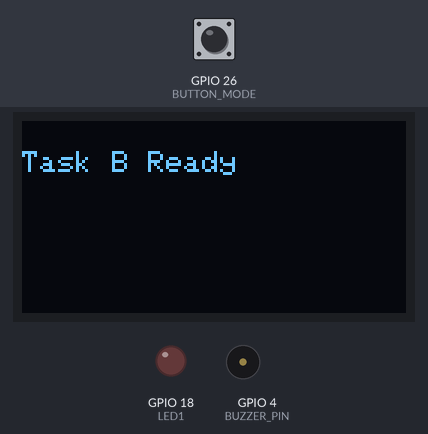
Bench run of a sketch on a simulated ESP32. Shown: 128×64 one-colour display, output pins drawn as LEDs (lit = HIGH), buzzer (waves = sounding). The test bench sets the inputs (shaded band); at power-on: GPIO 26 (BUTTON_MODE) HIGH.

Above: at 1.2 s.
1.3 s: GPIO 26 (BUTTON_MODE) pulled LOW for 3.2 s
At 3.9 s:
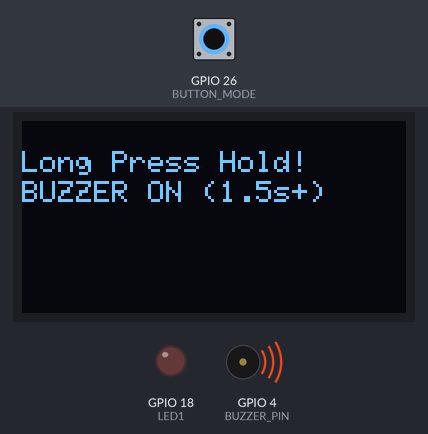
6.0 s: GPIO 26 (BUTTON_MODE) pulled LOW for 0.15 s
At 7.1 s:
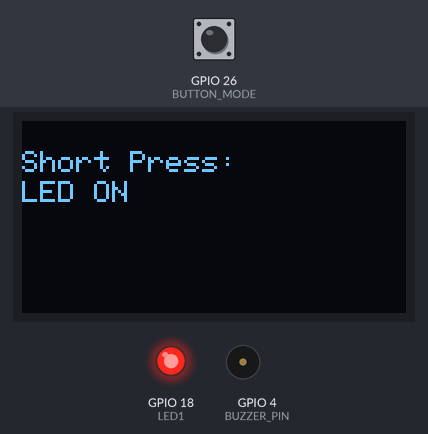
7.6 s: GPIO 26 (BUTTON_MODE) pulled LOW for 1 s
At 9.6 s:
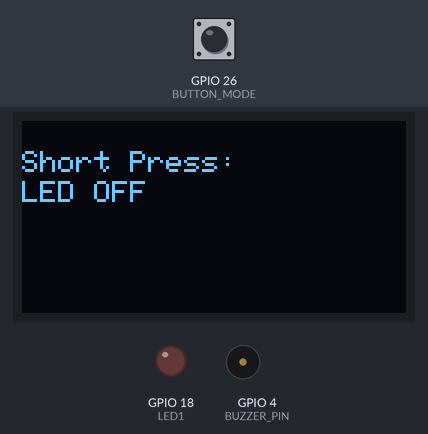
Timing chart, 0 to 11.1 s (numbered marks = the images above; inputs shaded):
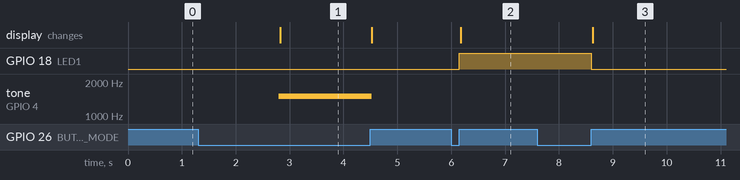

Measured:
- after the input at 1.3 s, tone on GPIO 4 (BUZZER_PIN): silent → 1500 Hz after 1.5 s, → silent 1.7 s later; the display: changes after 1.5 s (image 1)
- after the input at 6.0 s, GPIO 18 (LED1): LOW → HIGH after 0.15 s; the display: changes after 0.18 s (image 2)
- after the input at 7.6 s, GPIO 18 (LED1): HIGH → LOW after 1.0 s; the display: changes after 1.0 s (image 3)

The sketch:

sketch.ino
```cpp
// Assignment1-1275
// Task B - Buzzer and LED
// IOT Fall 2025
// Name : Rabia Naseer                                Reg#-23-NTU-CS-1275


#include <Wire.h>
#include <Adafruit_GFX.h>
#include <Adafruit_SSD1306.h>

#define SCREEN_WIDTH 128
#define SCREEN_HEIGHT 64
Adafruit_SSD1306 display(SCREEN_WIDTH, SCREEN_HEIGHT, &Wire, -1);

// Pin Configuration (Matches the final diagram.json)
#define BUTTON_MODE 26  // D26
#define LED1 18         // D18
#define BUZZER_PIN 4    // D4

// --- Button Logic Variables ---
bool buttonPressed = false;
unsigned long pressStartTime = 0;
const long longPressDuration = 1500; // 1.5 seconds threshold
const int debounceDelay = 50;
unsigned long lastDebounce = 0;

bool ledState = LOW; // Current state of the LED

void setup() {
    // Pin Modes Setup
    pinMode(BUTTON_MODE, INPUT_PULLUP); // Button is wired to GND, so use INPUT_PULLUP
    pinMode(LED1, OUTPUT);
    pinMode(BUZZER_PIN, OUTPUT);

    // Initial State
    digitalWrite(LED1, ledState);
    noTone(BUZZER_PIN);

    // Initialize OLED
    display.begin(SSD1306_SWITCHCAPVCC, 0x3C);
    display.clearDisplay();
    display.setTextSize(1);
    display.setTextColor(WHITE);
    display.setCursor(0, 10);
    display.println("Task B Ready");
    display.display();
}

void loop() {
    unsigned long currentMillis = millis();
    int buttonState = digitalRead(BUTTON_MODE);

    // 1. --- Button Press Detected (Start Timing) ---
    // If button is LOW and we are not currently tracking a press
    if (buttonState == LOW && !buttonPressed && currentMillis - lastDebounce > debounceDelay) {
        buttonPressed = true;
        pressStartTime = currentMillis;
        lastDebounce = currentMillis;
    }

    // 2. --- Button Released (Check Duration and Execute Action) ---
    // If button is HIGH and we were tracking a press
    else if (buttonState == HIGH && buttonPressed) {

        long pressDuration = currentMillis - pressStartTime;

        // This check handles the action on release.
        if (pressDuration > 50) { // Ensure a minimum press time (not just electrical noise)

            // A. Long Press Action (> 1.5s)
            if (pressDuration >= longPressDuration) {
                // Action: Long press -> handled by tone/noTone in loop (3 & 4)
                handleLongPressRelease();
            }

            // B. Short Press Action (< 1.5s)
            else {
                // Action: Short press -> toggle LED
                handleShortPress();
            }
        }

        // Reset state and debounce timer
        buttonPressed = false;
        noTone(BUZZER_PIN); // Ensure tone stops immediately on release
        lastDebounce = currentMillis;
    }

    // 3. --- Sustained Long Press Action (Play Buzzer) ---
    // If button is held down, and the long press time has been exceeded
    if (buttonPressed && (currentMillis - pressStartTime >= longPressDuration)) {
         tone(BUZZER_PIN, 1500); // Play a loud 1500 Hz tone

         // Update display while holding (only update once per second to avoid flicker)
         if (currentMillis - lastDebounce > 1000) {
             handleLongPressHoldDisplay();
             lastDebounce = currentMillis;
         }
    }
    // 4. --- Pre-Press State (Optional, ensures display shows ready state) ---
    else if (!buttonPressed && currentMillis - lastDebounce > 5000) {
        // Optional: Ensure the screen doesn't go blank if user waits too long
        // You can add a periodic "Ready" display here if needed.
    }
}

void handleShortPress() {
    // 1. Toggle LED
    ledState = !ledState;
    digitalWrite(LED1, ledState);

    // 2. Update Display
    display.clearDisplay();
    display.setCursor(0, 10);
    display.println("Short Press:");
    display.setCursor(0, 20);
    display.print("LED ");
    display.println(ledState ? "ON" : "OFF");
    display.display();
}

void handleLongPressHoldDisplay() {
    // Runs repeatedly while the button is HELD for a long press.
    display.clearDisplay();
    display.setCursor(0, 10);
    display.println("Long Press Hold!");
    display.setCursor(0, 20);
    display.println("BUZZER ON (1.5s+)");
    display.display();
}

void handleLongPressRelease() {
    // Runs once when the button is released AFTER a long press.
    display.clearDisplay();
    display.setCursor(0, 10);
    display.println("Long Press Ended.");
    display.setCursor(0, 20);
    display.println("Buzzer stopped.");
    display.display();
}
```
